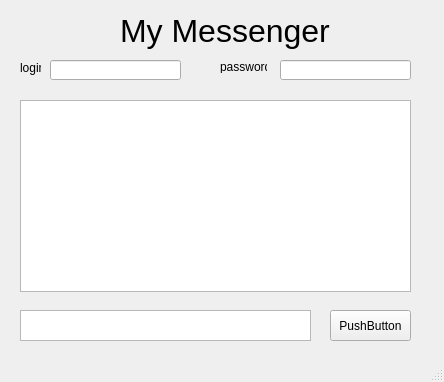
<?xml version="1.0" encoding="UTF-8"?>
<ui version="4.0">
 <class>MainWindow</class>
 <widget class="QMainWindow" name="MainWindow">
  <property name="geometry">
   <rect>
    <x>0</x>
    <y>0</y>
    <width>444</width>
    <height>382</height>
   </rect>
  </property>
  <property name="windowTitle">
   <string>MainWindow</string>
  </property>
  <widget class="QWidget" name="centralwidget">
   <widget class="QLabel" name="label">
    <property name="geometry">
     <rect>
      <x>120</x>
      <y>10</y>
      <width>211</width>
      <height>41</height>
     </rect>
    </property>
    <property name="font">
     <font>
      <pointsize>24</pointsize>
     </font>
    </property>
    <property name="text">
     <string>My Messenger</string>
    </property>
   </widget>
   <widget class="QLineEdit" name="lineEdit">
    <property name="geometry">
     <rect>
      <x>50</x>
      <y>60</y>
      <width>131</width>
      <height>20</height>
     </rect>
    </property>
   </widget>
   <widget class="QLineEdit" name="lineEdit_2">
    <property name="geometry">
     <rect>
      <x>280</x>
      <y>60</y>
      <width>131</width>
      <height>20</height>
     </rect>
    </property>
   </widget>
   <widget class="QLabel" name="label_2">
    <property name="geometry">
     <rect>
      <x>20</x>
      <y>60</y>
      <width>21</width>
      <height>16</height>
     </rect>
    </property>
    <property name="text">
     <string>login</string>
    </property>
   </widget>
   <widget class="QLabel" name="label_3">
    <property name="geometry">
     <rect>
      <x>220</x>
      <y>60</y>
      <width>47</width>
      <height>13</height>
     </rect>
    </property>
    <property name="text">
     <string>password</string>
    </property>
   </widget>
   <widget class="QTextBrowser" name="textBrowser">
    <property name="geometry">
     <rect>
      <x>20</x>
      <y>100</y>
      <width>391</width>
      <height>192</height>
     </rect>
    </property>
   </widget>
   <widget class="QPlainTextEdit" name="plainTextEdit">
    <property name="geometry">
     <rect>
      <x>20</x>
      <y>310</y>
      <width>291</width>
      <height>31</height>
     </rect>
    </property>
   </widget>
   <widget class="QPushButton" name="pushButton">
    <property name="geometry">
     <rect>
      <x>330</x>
      <y>310</y>
      <width>81</width>
      <height>31</height>
     </rect>
    </property>
    <property name="text">
     <string>PushButton</string>
    </property>
   </widget>
  </widget>
  <widget class="QStatusBar" name="statusbar"/>
 </widget>
 <resources/>
 <connections/>
</ui>
